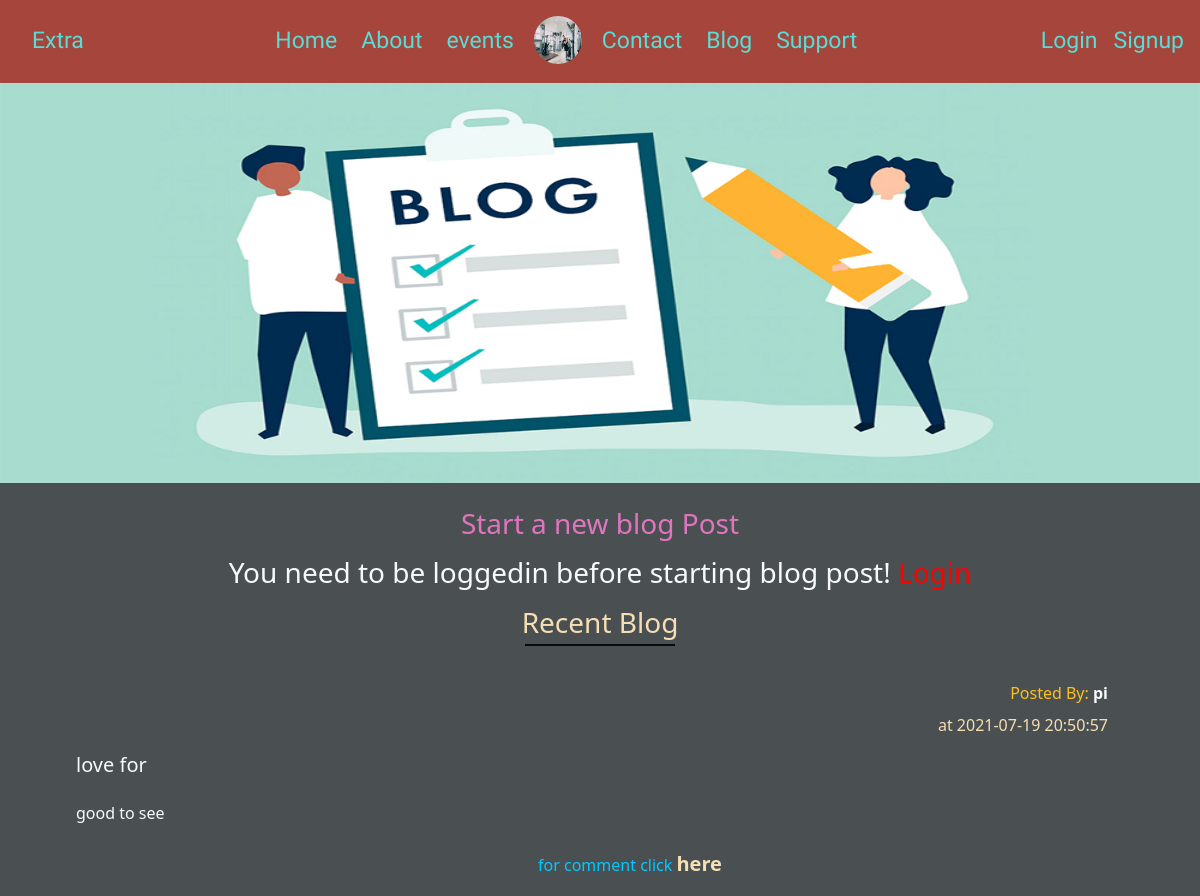
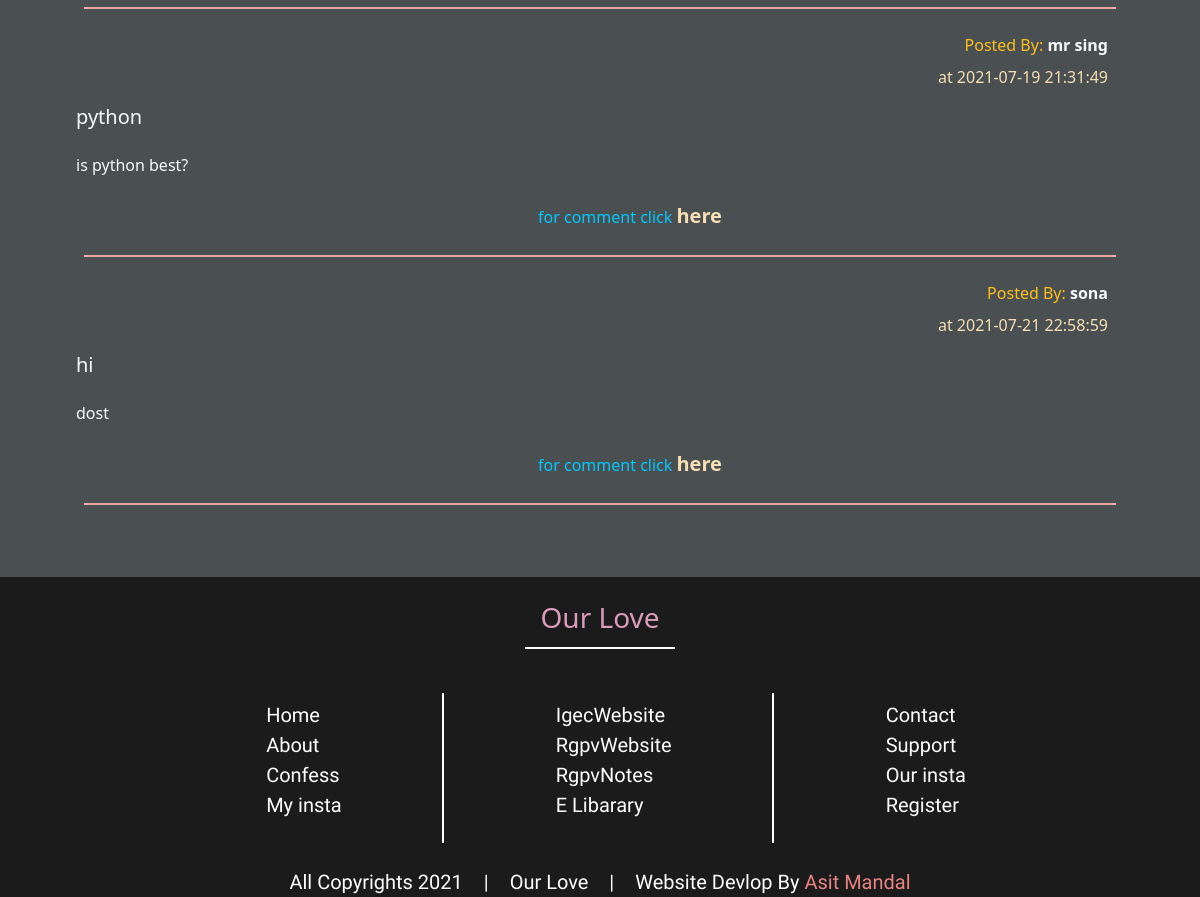
Screenshot of /blog.php with the database file from the repository (2 pictures, top to bottom).
### tables this page shows
CREATE TABLE `thread` (
  `blog_id` int(11) NOT NULL,
  `blog_title` varchar(15) NOT NULL,
  `blog_desc` text NOT NULL,
  `blog_user_id` int(11) NOT NULL,
  `timestamp` datetime NOT NULL DEFAULT current_timestamp()
);

CREATE TABLE `userval` (
  `sno` int(11) NOT NULL,
  `username` varchar(15) NOT NULL,
  `password` varchar(256) NOT NULL,
  `timest` datetime NOT NULL DEFAULT current_timestamp()
);

### blog.php (the view, shortened to what this page needs)
<!DOCTYPE html>
<html lang="en">
<head>
    <link href="https://cdn.jsdelivr.net/npm/bootstrap@5.0.2/dist/css/bootstrap.min.css" rel="stylesheet"
>
</head>
<body>
    <?php include 'partials/head.php' ;  ?>
    <?php  include 'partials/_dbconnect.php' ; ?>
    <section class="blog">
        <div class="flog">
            <img src="img/blog4.jpg" alt="not">
        </div>
    </section>
    <section class="blog_post py-4 px-2 birla">
        <h3 class="animate__animated animate__zoomIn animate__infinite infinite"
            style="padding:0px 30px ; color: rgb(224, 117, 189); text-align: center;">Start a new blog Post</h3>
        <?php
        if(isset($_SESSION['loggedin']) && $_SESSION['loggedin']==true){
        echo'<div class="fort py-4">
            <form action="'. $_SERVER["REQUEST_URI"] .'" method="post" class="col-md-10 d-block m-auto">
                <div class="form-group py-2">
                    <label for="title"> <span style="position: relative; bottom: 5px; color: white;">Title</span>
                    </label>
                    <input type="text" class="form-control" id="title" name="title" aria-describedby="emailHelp">
                </div>
                <input type="hidden" name="sno" value="'. $_SESSION['sno'] .'">
                <div class="form-group py-2">
                    <label for="blog_description"><span style="position: relative; bottom: 5px; color: white;">desc</span></label>
                    <textarea class="form-control" id="desc" name="desc" rows="3"></textarea>
                </div>
                <button type="submit" class="btn btn-primary my-2">Submit</button>
            </form>
        </div>';
        }
        else{
            echo ' <h3 class="text-center text-light py-2">You need to be loggedin before starting blog post! <span><a data-bs-toggle="modal" data-bs-target="#loginModal" style=" text-decoration:none ; color:red;" href="">Login</a></span></h3>';
        }
    ?>
        <h3 class="text-center"> <span style="color: wheat;"> Recent Blog </span> </h3>
        <h3 class="glorious text-center d-block m-auto"></h3>
        <div class="gort py-4">
            <?php
             $sql="SELECT * FROM `thread`";
             $result=mysqli_query($conn,$sql);
             while($row=mysqli_fetch_assoc($result)){
                $id=$row['blog_id'];
                $title=$row['blog_title'];
                $desc=$row['blog_desc'];
                $timestamp=$row['timestamp'];
                $blog_user_id=$row['blog_user_id'];
                $sql2="SELECT username FROM `userval` WHERE sno= '$blog_user_id'";
                $result2=mysqli_query($conn,$sql2);
                $row2=mysqli_fetch_assoc($result2);
           echo' <div class="user-time" >
                <a style="text-decoration: none;" href="blog2.php?cat='.$id.'"><p style="color: #ffbf1b;" class=" fx px-4 my-2 font-weight-bold  ">Posted By: <span class="text-light" style="font-weight: bold;"> '. $row2['username'] .' </span>  </p></a>
                <a style="text-decoration: none;" href="blog2.php?cat='.$id.'"><p style="color: wheat;" class="fx px-4 my-2"> at '. $timestamp .'</p></a>
            </div>
            <div class="user-post" >
                <h5 class="px-2 py-2"> <a style="text-decoration: none;" class="text-light" href="blog2.php?cat='. $id .'">'. $title .' </a> </h5>
                <p class="px-2 py-2 text-light"> <a style="text-decoration:none ;" class="text-light" href="blog2.php?cat='. $id .'">'. $desc .'</a></p>
                <a style="text-decoration:none ; color:#00c9ff ;" href="blog2.php?cat='.$id.'"><p style="" class=" text-center"> for comment click <span style="color:wheat; font-size:20px ; font-weight: bold;">here</span></a>
            </div>
            <div class="my-4" style="border: 0.5px solid #e8a6a6; width: 86vw; display: block ; margin: auto;"></div>';
             }
            ?>
    </section>
    <?php include 'partials/footer.php' ;?>
</body>
</html>

### css/head.css (style rules this page uses)
* { margin: 0; padding: 0; box-sizing: border-box }

### blog.php (style rules this page uses)
.blog img { width: 100%; height: 50vh; }
.fx { text-align: right; }
.glorious { text-align: center; width: 150px; border: 0.5px solid #080808; position: relative; bottom: 3px; }
.birla { background-color: #4a5052; }
.animate__animated.animate__zoomIn { --animate-duration: 2s; }
.user-time { padding-right:60px ; }
.user-post { padding-left: 60px; }

### rows the page displays
thread: userval.username "pi", timestamp "2021-07-19 20:50:57", blog_title "love for", blog_desc "good to see"
thread: userval.username "mr sing", timestamp "2021-07-19 21:31:49", blog_title "python", blog_desc "is python best?"
thread: userval.username "sona", timestamp "2021-07-21 22:58:59", blog_title "hi", blog_desc "dost"
